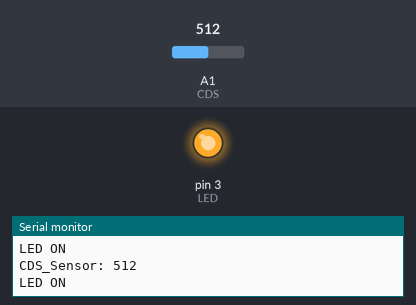
This sketch was run on a simulated Arduino Uno, built with avr-gcc and run on an emulated ATmega328P. Shown: output pins drawn as LEDs (lit = HIGH), the last lines printed to the serial monitor. Inputs (shaded band) come from the test bench; at power-on: A1 (CDS) = 512.

Above: at 1.2 s.
1.3 s: A1 (CDS) set to 414
2.8 s: A1 (CDS) set to 390
At 3.4 s:
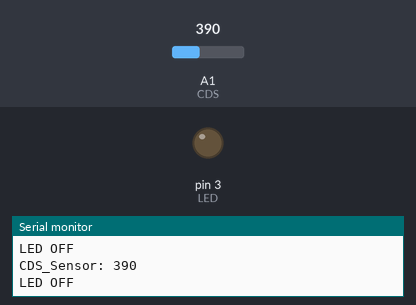
4.3 s: A1 (CDS) set to 410
At 4.8 s:
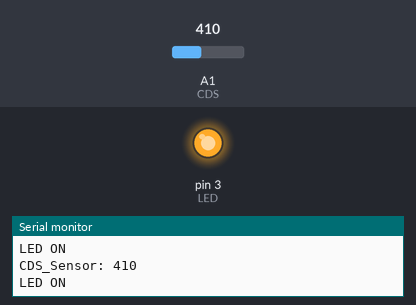
5.9 s: A1 (CDS) set to 306
At 7.3 s:
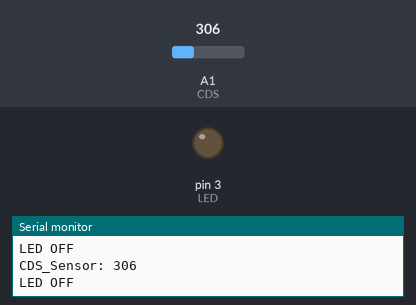
Timing chart, 0 to 8.5 s (numbered marks = the images above; inputs shaded):
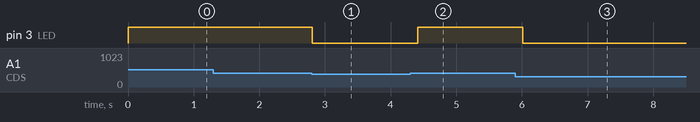

Measured:
- the behaviour switches between 401 and 400 on A1 (CDS) (found by bisection; images 0 and 1)
- after the input at 2.8 s, pin 3 (LED): HIGH → LOW at once
- after the input at 4.3 s, pin 3 (LED): LOW → HIGH after 0.11 s
- after the input at 5.9 s, pin 3 (LED): HIGH → LOW after 0.11 s

The sketch:

light.ino
```cpp
int CDS = A1;   // 조도 센서 모듈 연결한 핀
int LED = 3;    // LED 연결한 핀

void setup() {
  Serial.begin(9600);
  pinMode(CDS, INPUT);  // 조도 센서를 입력 핀으로 설정
  pinMode(LED, OUTPUT); // LED를 출력 핀으로 설정
}

void loop() {
  CDS = analogRead(A1);    // 조도 센서의 측정 값을 val에 저장
  Serial.print("CDS_Sensor: ");
  Serial.println(CDS);         // 시리얼 모니터에 조도 센서의 측정 값 출력

  if (CDS > 400) {              // 측정 값이 400 초과이면
    digitalWrite(LED, HIGH);    // LED 켜기
    Serial.println("LED ON");   // 시리얼 모니터에 출력
  }

  else {                        // 측정 값이 400 이하이면
    digitalWrite(LED, LOW);     // LED 끄기
    Serial.println("LED OFF");  // 시리얼 모니터에 출력
  }

  delay(200);                   // 0.2초 쉬고 반복(1000ms = 1s)
}
```
